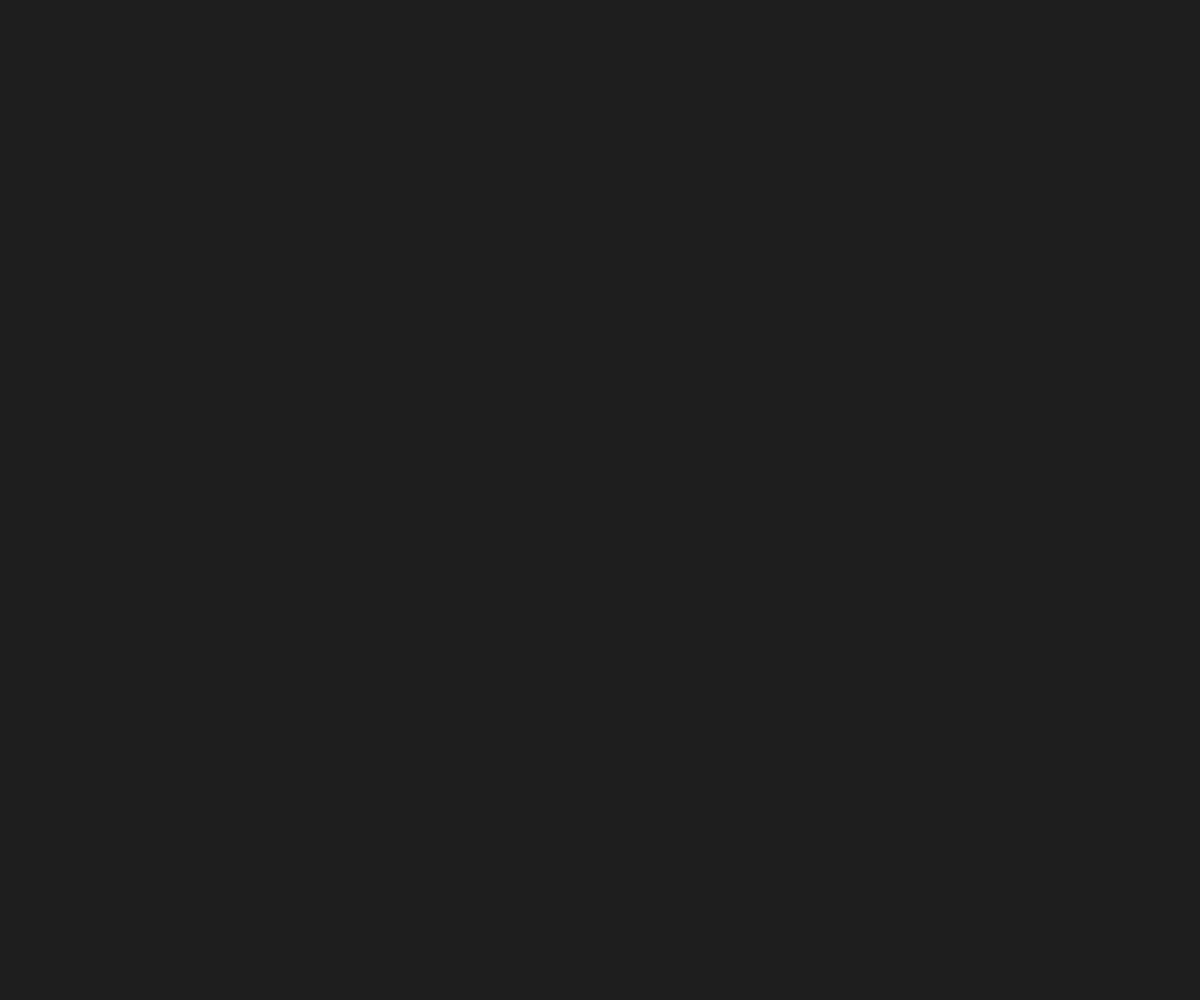
Frame 1 (no input)
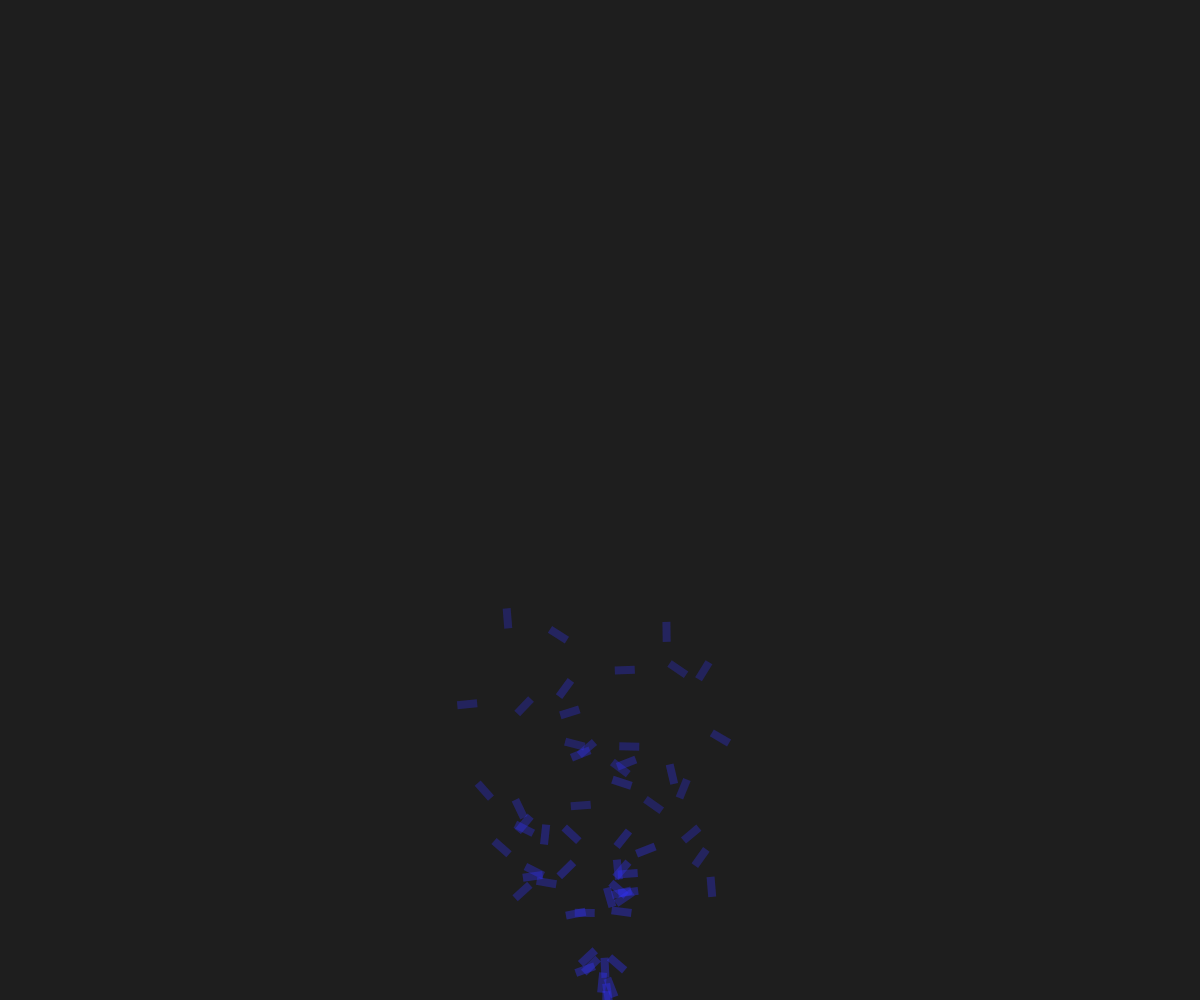
Frame 60 (no input)
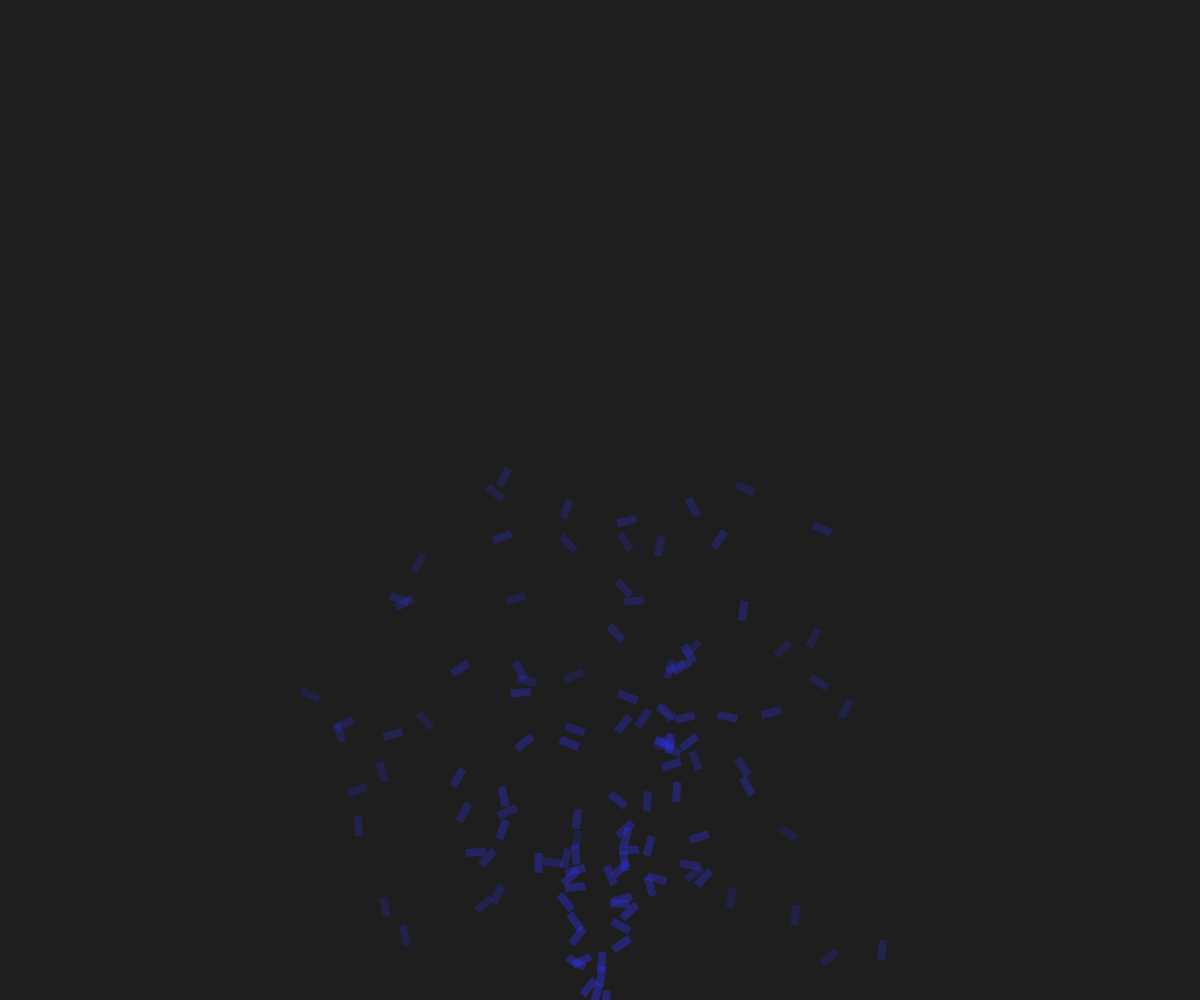
Frame 120 (the mouse pressed at the canvas centre since frame 60)

The p5.js sketch that drew these frames (run headless with seeded random() and noise() and a simulated clock; from frame 60 on, the mouse is pressed at the canvas centre):

// p5.js sketch
// ── sketch.js
let par = [];
let g = 9;
let ym = 1;
let xm = 1;

function setup() {
  createCanvas(windowWidth, windowHeight);
}

function draw() {
  background(30);

  let p = new Particle();
  par.push(p);

  for(let i = par.length - 1;i> 0; i--){
    par[i].update();
    par[i].show();

    if(par[i].y > height || par[i].alpha < 0){
      par.splice(i,1);
    }
  }
}

class Particle {
  constructor(){
    this.x = width/2;
    this.y = height;
    this.vx = random(-3,3)
    this.vy = random(-10,-5);
    this.angle = this.vx/g;
    this.t = 0;
    this.alpha = 100;
  }

  show(){
    noStroke();
    push();
    translate(this.x,this.y);
    rotate(this.angle);
    fill(50,50,250,this.alpha);
    rect(0,0,8,20);

    pop();
  }

  update(){
    this.alpha = this.alpha -0.5;
    this.t = this.t + 0.01;
    this.x = this.x + this.vx;
    this.y = this.y + this.vy + this.t*g;
    this.angle = this.angle + atan(this.vx/this.vy);
  }
}
